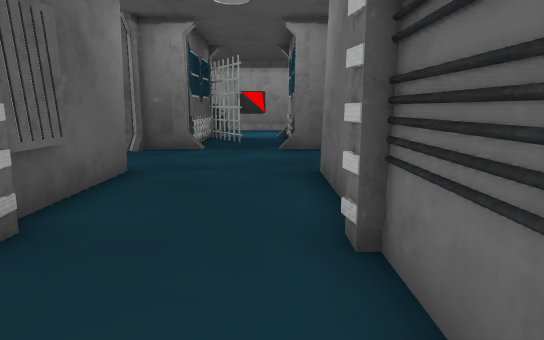
[1] (above)

17 first-person views from a walk through a scene from a Unity 3-D project. The camera is 1.3 m above the floor, tilts 10° down and sees 75° across. The floor is counted in squares, 1 m on a side. Each view is taken from the middle of a square. On the plan, view 1 faces up. The plan holds only what a view shows up to about 15 squares ahead; the rest is blank. The player character is not drawn. Door leaves are left out, so doorways stand open. Some surface patterns are stand-ins.

[2]
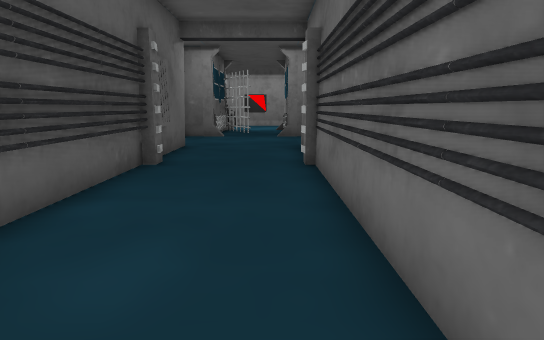

[3]
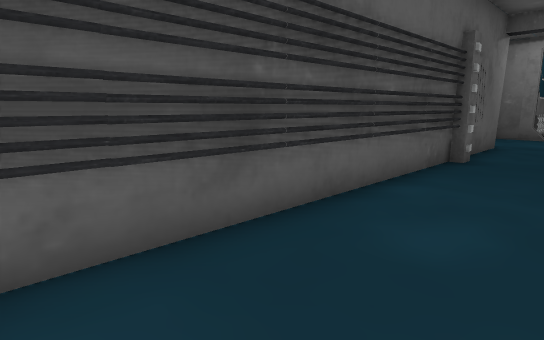

[4]
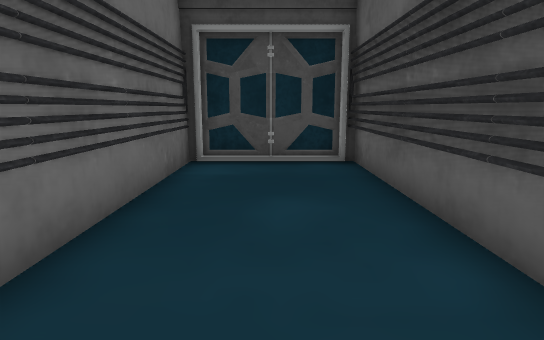

[5]
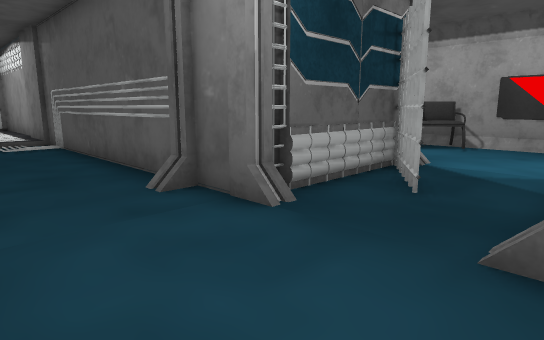

[6]
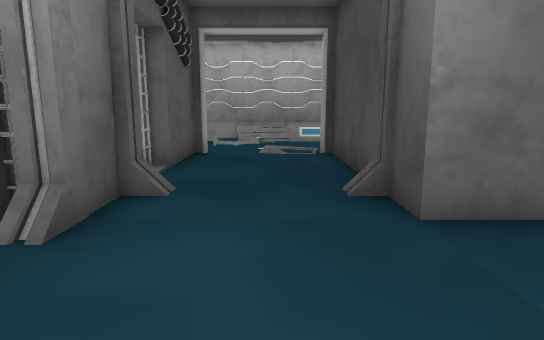

[7]
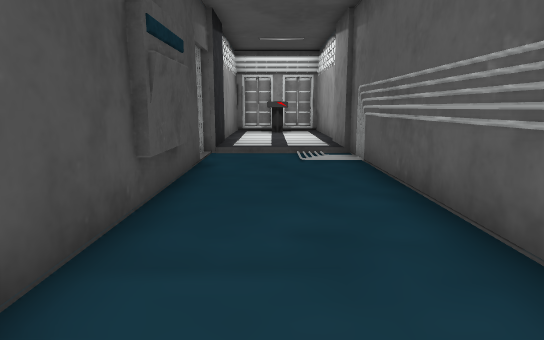

[8]
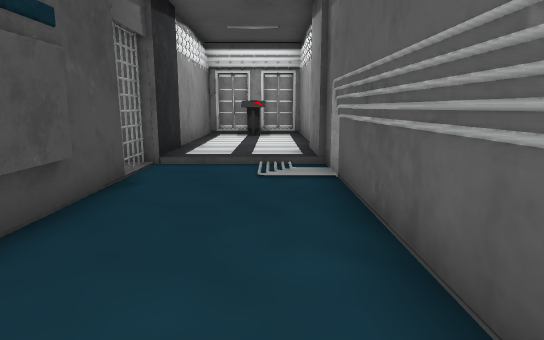

[9]
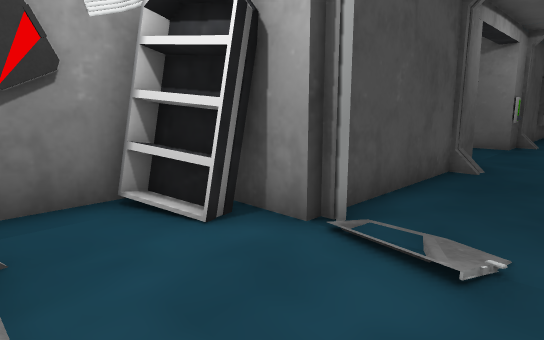

[10]
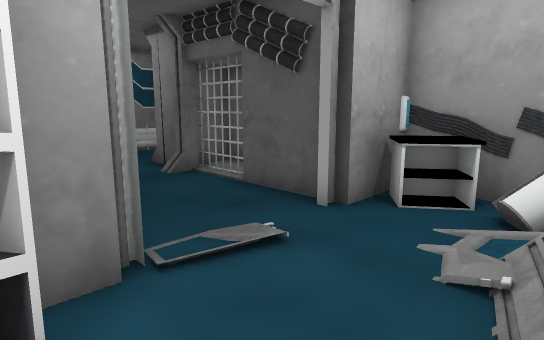

[11]
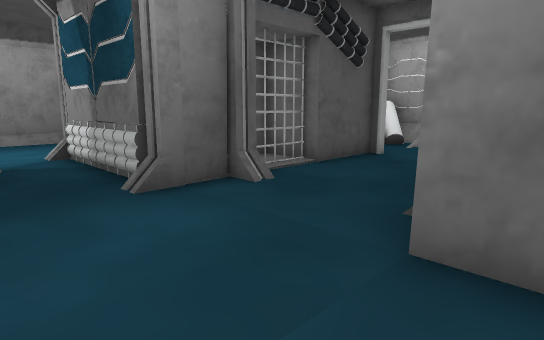

[12]
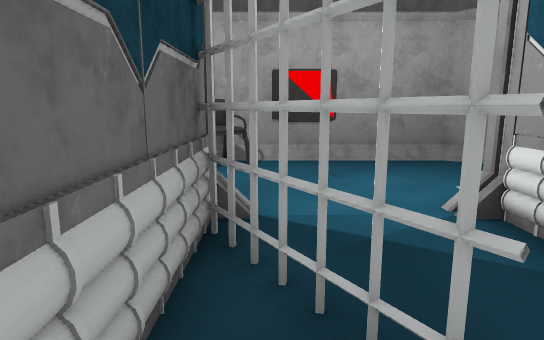

[13]
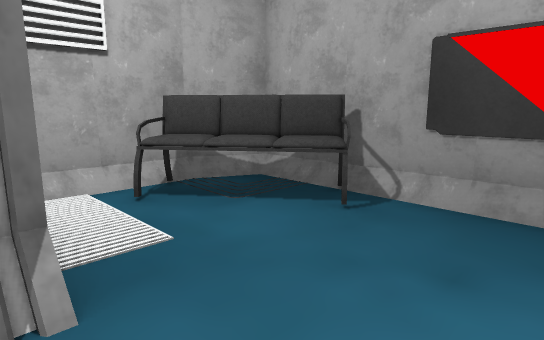

[14]
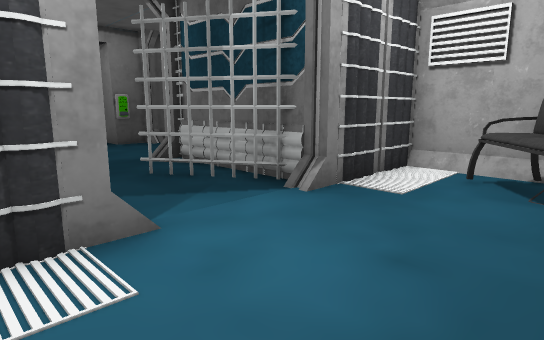

[15]
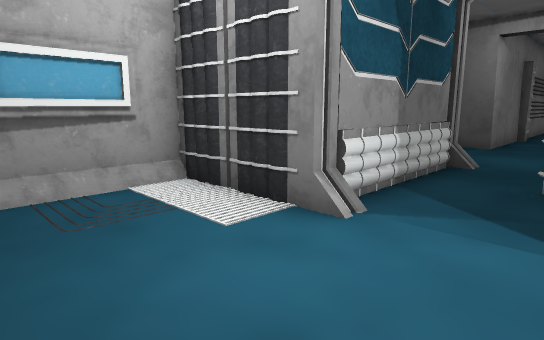

[16]
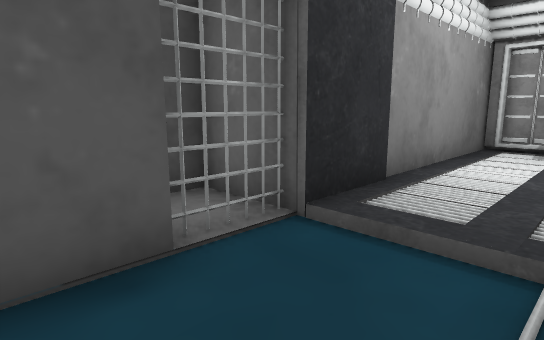

[17]
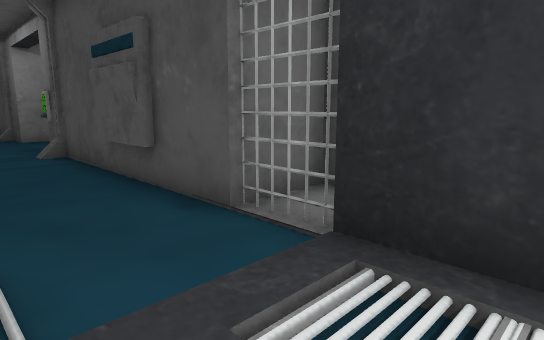

### Floor plan
Key: @ floor where view 1 was taken; # wall or solid block; . floor; / step, stairs or slope; D open door; = window, fence, low wall or low ledge; ^ raised ledge; O other object.
Columns run from 18 left of view 1 to 12 right of it. Each row starts with its distance up from view 1.
 21             ##########
 20             #OOO......
 19             #OO.......#
 18             #O........#
 17             ###.....###
 16              ###...###
 15                ##..#
 14                ###.#
 13                #...#      OO##
 12                #...#####  ^^=##
 11 #######OO###OO##...###.##O../ #
 10  .////......................//#
  9  .////..................../../#
  8  .////..................../../#
  7 ###############DDDDD#######../#
  6      #.#       #...#      #../
  5      ###       #...#      ###
  4                #...#       ##
  3                #...#
  2                #...#
  1                #...#
  0                #..@#
 -1                #...#
 -2                #...#
 -3                #...#
 -4                #...#
 -5                #...#
 -6                #...#
 -7                #####

Positions as (right, up) in squares from view 1, and headings:
1: (0, 0), facing up
2: (0, -5), facing up
3: (0, -6), facing up-left
4: (-1, 2), facing down
5: (1, 8), facing up-left
6: (-3, 9), facing right
7: (-3, 9), facing left
8: (-5, 10), facing left
9: (11, 10), facing down-left
10: (11, 6), facing up-left
11: (-2, 6), facing up-right
12: (-2, 12), facing up
13: (0, 16), facing up-left
14: (2, 20), facing down-left
15: (-2, 20), facing down-right
16: (-10, 10), facing down-left
17: (-15, 10), facing down-right
